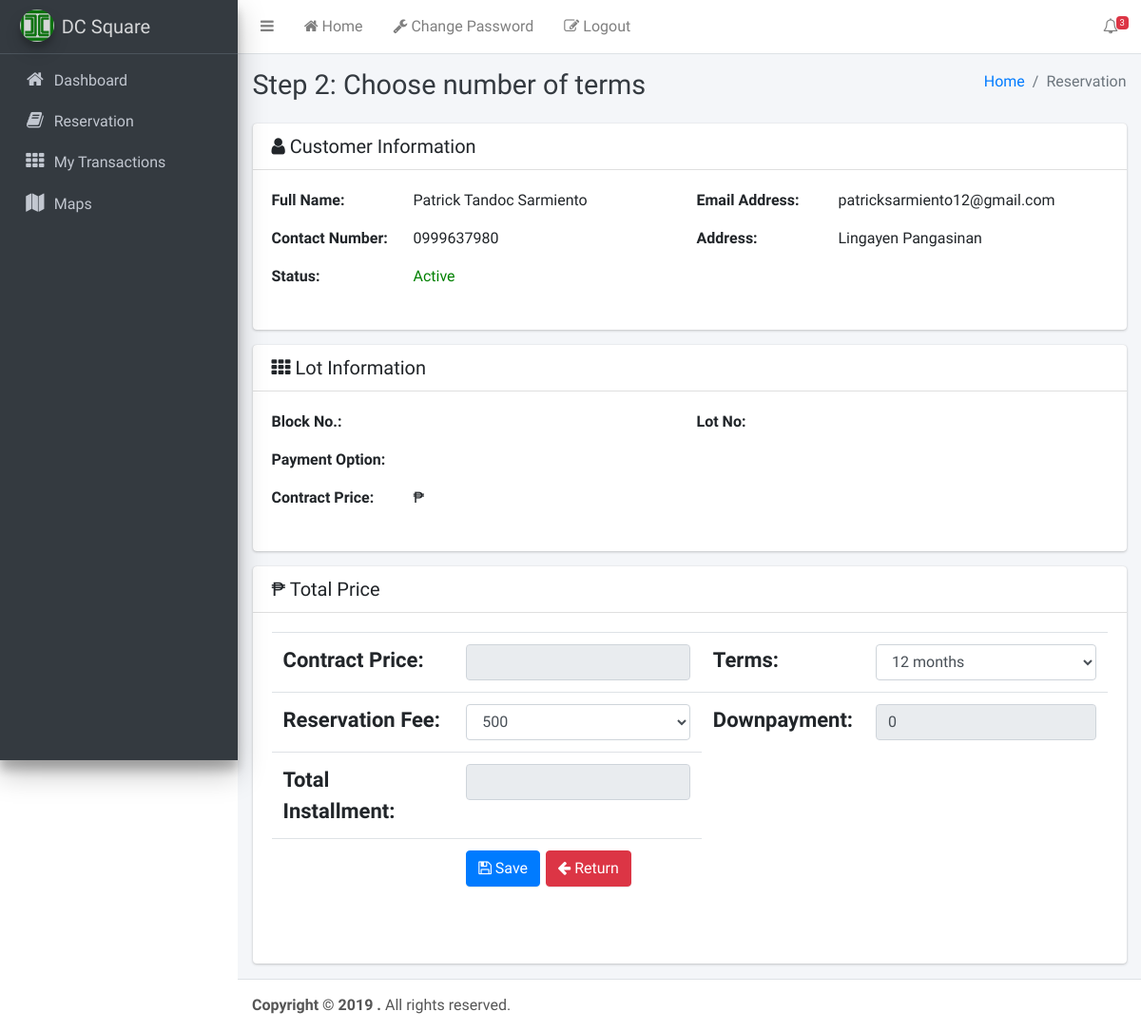
The page /user/reservation.php (signed in) on the database its author committed.
### tables this page shows
CREATE TABLE `accounts` (
  `ID` int(11) NOT NULL,
  `UserName` varchar(255) NOT NULL,
  `PassWord` varchar(255) NOT NULL,
  `FirstName` varchar(255) NOT NULL,
  `MiddleName` varchar(255) NOT NULL,
  `LastName` varchar(255) NOT NULL,
  `EmailAddress` varchar(255) NOT NULL,
  `ContactNumber` varchar(255) NOT NULL,
  `PermanentAddress` text NOT NULL,
  `UserRole` int(11) NOT NULL COMMENT '0 = head, 1=account, 2= management 3= finance',
  `UserStatus` int(11) NOT NULL
);

### config/functions.php (called while the page is built, shortened)
<?php
function getSingleRow($value, $where, $database, $string)
{
		global $dbcon;
		$kweri = "SELECT ".$value." FROM ".$database." WHERE ".$where." ='".$string."'";
		$view = $dbcon->query($kweri) or trigger_error();
		return mysqli_num_rows($view) >=1 ? mysqli_fetch_array($view, MYSQLI_ASSOC) : FALSE;
}
?>

### user/reservation.php (the view, shortened to what this page needs)
<?php
  include'../config/db.php';
  include'../config/functions.php';
  $user = getSingleRow("*","ID","accounts",$_SESSION['ID']);
?>
<?php include'../assets/header.php';?>
<body class="hold-transition sidebar-mini">
<div class="wrapper">
<?php include'../assets/nav.php';?>
<?php include'../assets/sidebar.php'?>
  <div class="content-wrapper">
    <div class="content-header">
      <div class="container-fluid">
        <div class="row mb-2">
          <div class="col-sm-6">
            <h1 class="m-0 text-dark">Step 2: Choose number of terms</h1>
          </div>
          <div class="col-sm-6">
            <ol class="breadcrumb float-sm-right">
              <li class="breadcrumb-item"><a href="index.php">Home</a></li>
              <li class="breadcrumb-item active">Reservation</li>
            </ol>
          </div>
        </div>
      </div>
    </div>
    <div class="content">
      <div class="container-fluid">
        <div class="row">
          <div class="col-lg-12">
            <div class="card">
              <div class="card-header">
                <h5 class="m-0"><i class="fa fa-user"></i> Customer Information</h5>
              </div>
              <div class="card-body">
                <div class="row">
                    <div class="col-md-2"><strong>Full Name:</strong></div>
                    <div class="col-md-4"><?php echo $user['FirstName']?> <?php echo $user['MiddleName']?> <?php echo $user['LastName']?></div>
                    <div class="col-md-2"><strong>Email Address:</strong></div>
                    <div class="col-md-4"><?php echo $user['EmailAddress']?></div>
                </div>
                <div class="row">
                    <div class="col-md-2"><strong>Contact Number:</strong></div>
                    <div class="col-md-4"><?php echo $user['ContactNumber']?></div>
                    <div class="col-md-2"><strong>Address:</strong></div>
                    <div class="col-md-4"><?php echo $user['PermanentAddress']?></div>
                </div>
                <div class="row">
                    <div class="col-md-2"><strong>Status:</strong></div>
                    <div class="col-md-4"><span style="color:green;">Active</span></div>
                </div>
                <br>
              </div>
            </div>
          </div>
        <div class="col-lg-12">
            <div class="card">
              <div class="card-header">
                <h5 class="m-0"><i class="fa fa-th"></i> Lot Information</h5>
              </div>
              <div class="card-body">
                <div class="row">
                    <div class="col-md-2"><strong>Block No.:</strong></div>
                    <div class="col-md-4"><?php echo $_GET['block_no']?></div>
                    <div class="col-md-2"><strong>Lot No:</strong></div>
                    <div class="col-md-4"><?php echo $_GET['lot_no']?></div>
                </div>
                <div class="row">
                    <div class="col-md-2"><strong>Payment Option:</strong></div>
                    <div class="col-md-4">
                    </div>
                    <div class="col-md-2"></div>
                    <div class="col-md-4">
                    </div>
                </div>
                <div class="row">
                    <div class="col-md-2"><strong>Contract Price:</strong></div>
                    <div class="col-md-4"> &#8369; <?php echo $_GET['price'];?></div>
                </div>
                <br>
              </div>
            </div>
          </div>
                  <div class="col-lg-12">
            <div class="card">
              <div class="card-header">
                <h5 class="m-0">&#8369; Total Price</h5>
              </div>
              <div class="card-body" style="font-size:22px;">
                     <form method="post">
<?php
  $dp = (float)$_GET['price'] * 0.20;
?>
<form method="post">
<table class="table">
  <tr>
    <td><strong>Contract Price:</strong></td>
    <td><input type="text" name="contract_price" id="price" onkeyup="sum();" value="<?php echo $_GET['price']?>" class="form-control" readonly></td>
    <td><strong>Terms:</strong></td>
    <td>
<select class="form-control" name="terms" id="txt1" onkeyup="sum();">
  <option value="12">12 months</option>
</select>
    </td>
  </tr>
  <tr>
    <td><strong>Reservation Fee:</strong></td>
    <td>
      <select class="form-control" name="reservation_fee" id="txt2"  onkeyup="sum();">
    <option value="500">500</option>
  </select>
    </td>
     <td><strong>Downpayment:</strong></td>
    <td><input type="text" name="dp" id="txt3" onkeyup="sum();" value="<?php echo $dp;?>" class="form-control" readonly></td>
  </tr>
  <tr>
    <td><strong>Total Installment:</strong>
</td>
    <td>
      <input type="text" required id="txt4" class="form-control" name="total_installment" readonly/>
    </td>
  </tr>
  <tr>
      <td></td>
      <td>
          <button class="btn btn-primary" name="save_button"><i class="fa fa-save"></i> Save</button>
          <a href="../map/index.php" class="btn btn-danger"><i class="fa fa-arrow-left"></i> Return</a>
      </td>
  </tr>
</table>
</form>
                <br>
              </div>
            </div>
          </div>
        </div>
      </div>
    </div>
  </div>
<?php include'../assets/footer.php';?>
</body>
</html>

### rows shown on the page
accounts: FirstName "Patrick", MiddleName "Tandoc", LastName "Sarmiento", EmailAddress "patricksarmiento12@gmail.com", ContactNumber "0999637980", PermanentAddress "Lingayen Pangasinan"
